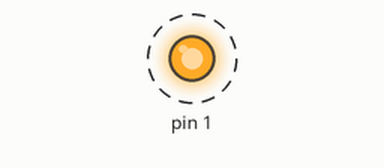
Simulated run of this sketch. Board: Arduino Uno, built with avr-gcc and run on an emulated ATmega328P. Shown: output pins drawn as LEDs (lit = HIGH). Dashed ring = blinking.

Above: at 0.2 s.
Timing chart, 0 to 3.0 s (numbered marks = the images above):
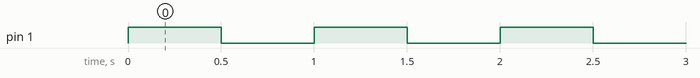

The sketch:

vjezba3_arduino_primjer2_treptalo.ino
```cpp
/* Program svakih pola sekunde mijenja stanje na
 * svijetlecoj diodi (LED) koja je spojenan na nozicu PB1.
 */

// umjesto naziva PB1 zelimo koristiti LED
#define LED PB1


// funkcija setup() izvrsava se samo jednom na pocetku programa
void setup() {
  // inicijalizacija LED nozice (PB1) kao izlazne
  pinMode(LED, OUTPUT);
}

// funkcija loop() izvrsava se ciklicki
void loop() {
  // upis HIGH ('1') na LED
  digitalWrite(LED, HIGH);
  // pauza 500 ms
  delay(500);
  // upis LOW ('0') na LED
  digitalWrite(LED, LOW);
  // pauza 500 ms
  delay(500);
}
```

Measured:
- by itself, pin 1: alternates HIGH for 0.50 s and LOW for 0.50 s
